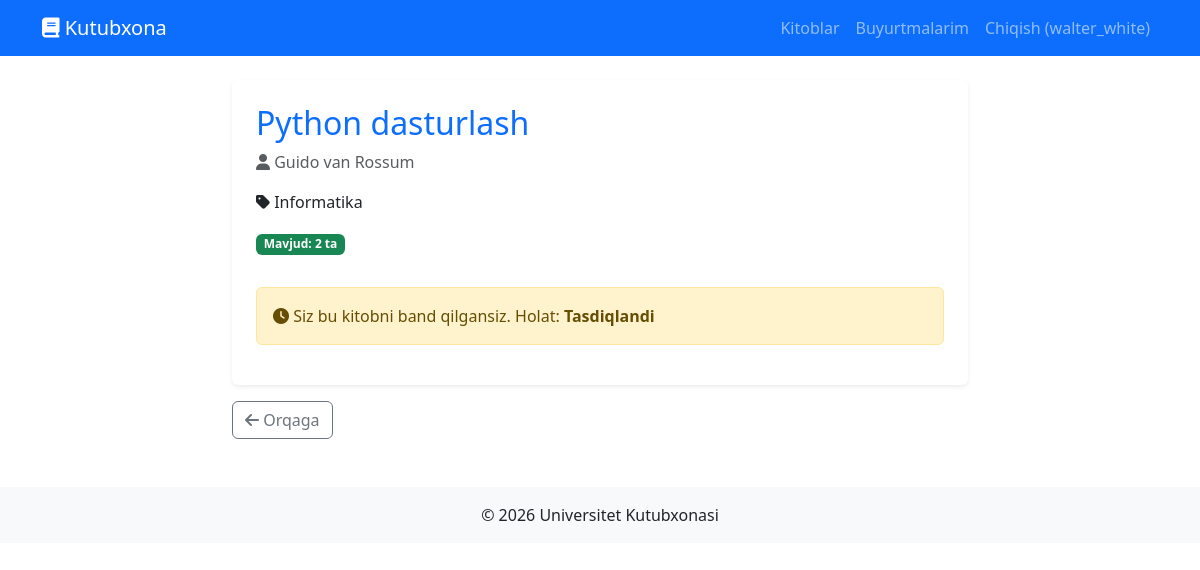
Screenshot of /books/1/ (signed in) with the database file from the repository.
### books/models.py (models this page shows, shortened)
class Book(models.Model):
    title = models.CharField(max_length=200)
    author = models.CharField(max_length=100)
    category = models.ForeignKey(Category, on_delete=models.SET_NULL, null=True)
    total_copies = models.IntegerField(default=1)
    available_copies = models.IntegerField(default=1)
    description = models.TextField(blank=True)
    created_at = models.DateTimeField(auto_now_add=True)

class Category(models.Model):
    name = models.CharField(max_length=100)
    def __str__(self):
        return self.name
    class Meta:
        verbose_name_plural = "Categories"

class Booking(models.Model):
    STATUS_CHOICES = [
        ('pending', 'Kutilmoqda'),
        ('approved', 'Tasdiqlandi'),
        ('returned', 'Qaytarildi'),
        ('cancelled', 'Bekor qilindi'),
    ]
    user = models.ForeignKey(User, on_delete=models.CASCADE)
    book = models.ForeignKey(Book, on_delete=models.CASCADE)
    booked_at = models.DateTimeField(auto_now_add=True)
    due_date = models.DateField()
    returned_at = models.DateTimeField(null=True, blank=True)
    status = models.CharField(max_length=20, choices=STATUS_CHOICES, default='pending')

### books/views.py (the view)
# urls.py: path('<int:pk>/', views.book_detail, name='book_detail'),
@login_required
def book_detail(request, pk):
    book = get_object_or_404(Book, pk=pk)
    user_booking = Booking.objects.filter(
        user=request.user, book=book
    ).exclude(status='returned').exclude(status='cancelled').first()
    return render(request, 'books/book_detail.html', {
        'book': book,
        'user_booking': user_booking,
    })

### templates/books/book_detail.html (shortened to what this page needs)
{% extends 'base.html' %}
{% block content %}
<div class="row justify-content-center">
    <div class="col-md-8">
        <div class="card shadow-sm border-0">
            <div class="card-body p-4">
                <h2 class="text-primary">{{ book.title }}</h2>
                <p class="text-muted"><i class="fas fa-user"></i> {{ book.author }}</p>
                <p><i class="fas fa-tag"></i> {{ book.category }}</p>
                <span class="badge {% if book.available_copies > 0 %}bg-success{% else %}bg-danger{% endif %} mb-3">
                    {% if book.available_copies > 0 %}Mavjud: {{ book.available_copies }} ta{% else %}Mavjud emas{% endif %}
                </span>
                <div class="mt-3">
                    {% if user_booking %}
                        <div class="alert alert-warning">
                            <i class="fas fa-clock"></i> Siz bu kitobni band qilgansiz.
                            Holat: <strong>{{ user_booking.get_status_display }}</strong>
                        </div>
                    {% elif book.available_copies > 0 %}
                        <a href="/books/{{ book.pk }}/booking/" class="btn btn-success btn-lg w-100">
                            <i class="fas fa-calendar-check"></i> Band qilish (14 kun)
                        </a>
                    {% else %}
                        <button class="btn btn-secondary btn-lg w-100" disabled>
                            Hozirda mavjud emas
                        </button>
                    {% endif %}
                </div>
            </div>
        </div>
        <a href="/books/" class="btn btn-outline-secondary mt-3">
            <i class="fas fa-arrow-left"></i> Orqaga
        </a>
    </div>
</div>
{% endblock %}

### templates/base.html (shortened to what this page needs)
<!DOCTYPE html>
<html lang="uz">
<head>
    <link href="https://cdn.jsdelivr.net/npm/bootstrap@5.3.0/dist/css/bootstrap.min.css" rel="stylesheet">
    <link href="https://cdnjs.cloudflare.com/ajax/libs/font-awesome/6.4.0/css/all.min.css" rel="stylesheet">
</head>
<body>
    <nav class="navbar navbar-expand-lg navbar-dark bg-primary">
        <div class="container">
            <a class="navbar-brand" href="/">
                <i class="fas fa-book"></i> Kutubxona
            </a>
            <div class="navbar-nav ms-auto">
            {% if user.is_authenticated %}
            <a class="nav-link" href="/books/">Kitoblar</a>
            <a class="nav-link" href="/books/my/">Buyurtmalarim</a>
            <a class="nav-link" href="/logout/">Chiqish ({{ user.username }})</a>
            {% else %}
            <a class="nav-link" href="/login/">Kirish</a>
            <a class="nav-link" href="/register/">Ro'yxatdan o'tish</a>
            <a class="nav-link" href="/profile/">Profilim</a>
            {% endif %}
            </div>
        </div>
    </nav>
    <div class="container mt-4">
        {% block content %}{% endblock %}
    </div>
    <footer class="bg-light text-center py-3 mt-5">
        <p class="mb-0">© 2026 Universitet Kutubxonasi</p>
    </footer>
</body>
</html>

### rows the page displays
Book: title "Python dasturlash", author "Guido van Rossum", category "Informatika", available_copies "2"
Booking: status "Tasdiqlandi"

### other values shown
{{ user.username }} "walter_white"
